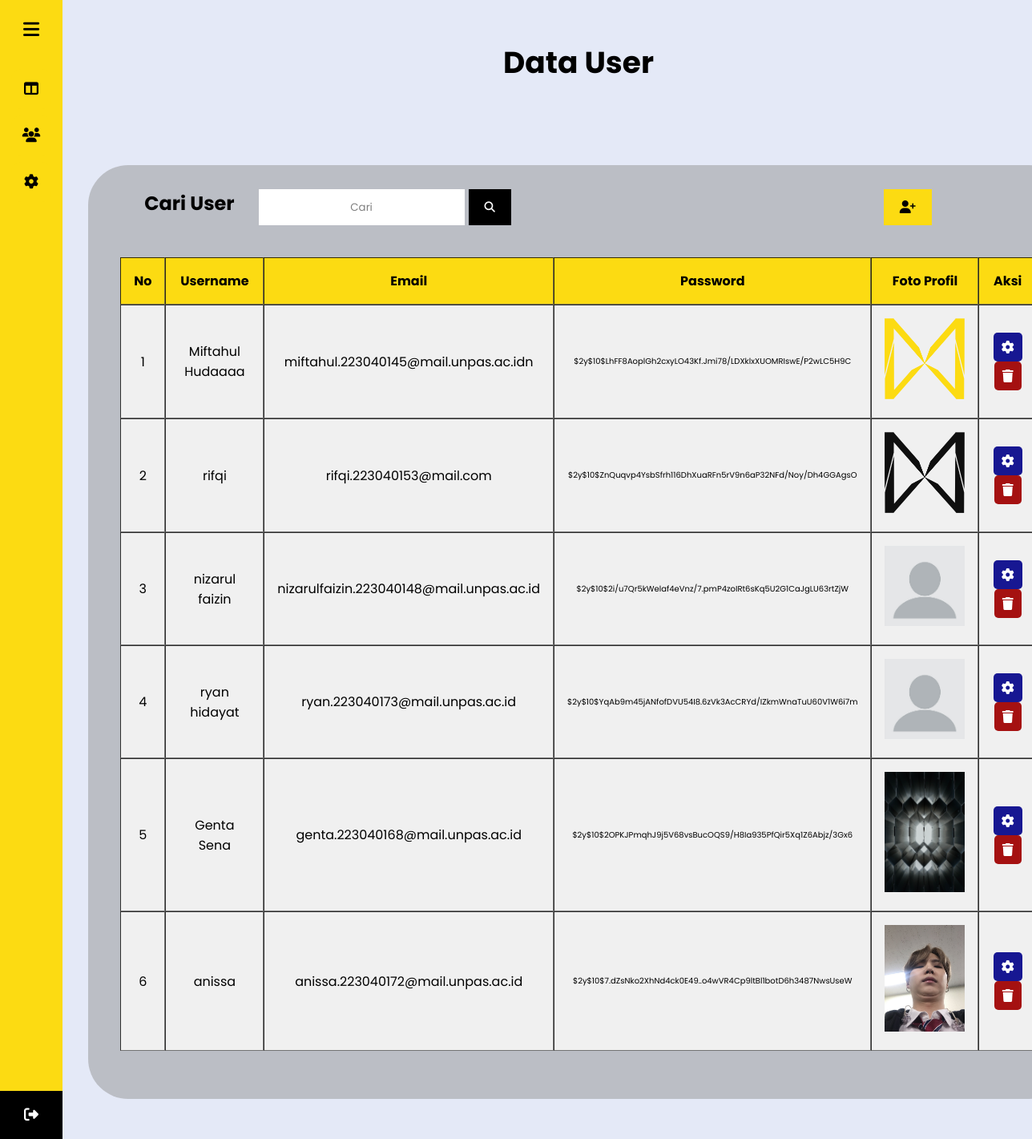
The page /php/Admin/table-users.php on the database its author committed.
### tables this page shows
CREATE TABLE `users` (
  `id` int NOT NULL,
  `email` varchar(250) DEFAULT NULL,
  `username` varchar(30) DEFAULT NULL,
  `password` varchar(250) DEFAULT NULL,
  `gambar` varchar(255) NOT NULL
);

### php/functions.php (called while the page is built, shortened)
<?php
function koneksi()
{
  $conn = mysqli_connect('localhost', 'root', '', 'pw2023_223040145') or die('KONEKSI GAGAL!');
  return $conn;
}
function query($query)
{
  $conn = koneksi();
  $result = mysqli_query($conn, $query) or die(mysqli_error($conn));
  $rows = [];
  while ($row = mysqli_fetch_assoc($result)) {
    $rows[] = $row;
  }
  return $rows;
}

### php/Admin/table-users.php (the view, shortened to what this page needs)
<?php
require('../functions.php');
$dbusers = query("SELECT * FROM users");
?>
<!DOCTYPE html>
<html lang="en">
<head>
    <link rel="stylesheet" href="../../css/admin.css">
</head>
<body>
    <div class="sidebar">
        <div class="logo-details">
            <i class="fa-solid fa-bars" id="btn"></i>
        </div>
        <ul class="nav-list">
            <li id="btn-dash">
                <a href="admin.php" class="link-list">
                    <i class="fa-solid fa-table-columns"></i>
                </a>
            </li>
            <li id="btn-users">
                <a href="table-users.php" class="link-list">
                    <i class="fa-solid fa-users"></i>
                </a>
            </li>
            <li id="btn-setting">
                <a href="table-users.php" class="link-list">
                    <i class="fa-solid fa-gear"></i>
                </a>
            </li>
            <li class="profile">
                <a href="" class="link-profile">
                    <div class="profile-details">
                        <div class="name_desc">
                            <div class="name">Admin</div>
                            <div class="desc">Lorem Ipsum</div>
                        </div>
                    </div>
                </a>
                <a href="" class="link-logout">
                    <i class="fa-solid fa-right-from-bracket" id="log_out"></i>
                </a>
            </li>
        </ul>
    </div>
    <section class="title-user">
        <h1>Data User</h1>
    </section>
    <section class="users_content" id="users">
        <div class="users_container">
            <div class="users_search">
                <div class="users_searchcontent">
                    <form class="form-search" action="" method="post">
                        <h2>Cari User</h2>
                        <input type="text" id="keyword" name="keyword" autofocus placeholder="Cari" autocomplete="off">
                        <button type="submit" id="search" name="search"><i class="fa-solid fa-magnifying-glass"
                                style="color: white;"></i></button>
                    </form>
                    <div class="tambah-data">
                        <a href="add-data.php"><i class="fa-solid fa-user-plus"></i></a>
                    </div>
                </div>
            </div>
            <div class="table">
                <div class="users_table" id="table">
                    <?php if ($dbusers): ?>
                        <table border="1" cellspacing="0">
                            <tr>
                                <th>No</th>
                                <th>Username</th>
                                <th>Email</th>
                                <th>Password</th>
                                <th>Foto Profil</th>
                                <th>Aksi</th>
                            </tr>
                            <?php $no = 1; ?>
                            <?php foreach ($dbusers as $users): ?>
                                <tr>
                                    <td>
                                        <?= $no; ?>
                                    </td>
                                    <td>
                                        <?= $users['username']; ?>
                                    </td>
                                    <td>
                                        <?= $users['email']; ?>
                                    </td>
                                    <td class="pass">
                                        <?= $users['password']; ?>
                                    </td>
                                    <td>
                                        <img src="../../assets/img/<?= $users['gambar']; ?>" alt="">
                                    </td>
                                    <td><a href="account-information-dashboard.php?id=<?= $users['id']; ?>"
                                            onclick=" return confirm ('apakah yakin ingin mengubah datanya?');"><i
                                                class="fa-solid fa-gear" id="users_gear"></i></a>
                                        <a href="delete-data.php?id=<?= $users['id']; ?>"
                                            onclick=" return confirm ('apakah yakin ingin menghapus datanya?');">
                                            <i class="fa-solid fa-trash" id="users_trash"></i>
                                        </a>
                                    </td>
                                </tr>
                                <?php $no++; ?>
                            <?php endforeach ?>
                        </table>
                    <?php endif; ?>
                </div>
    </section>
</body>
</html>

### css/admin.css (style rules this page uses)
* { margin: 0; padding: 0; box-sizing: border-box; font-family: "Poppins" , sans-serif; }
.sidebar { position: fixed; left: 0; top: 0; height: 100%; width: 78px; background: #fcdb12; padding: 6px 14px; z-index: 99; transition: all 0.5s ease; overflow: hidden; }
.sidebar .logo-details { height: 60px; display: flex; align-items: center; position: relative; }
#btn { position: absolute; top: 50%; right: 0; transform: translateY(-50%); font-size: 22px; transition: all 0.4s ease; font-size: 23px; text-align: center; cursor: pointer; transition: all 0.5s ease; }
.sidebar i { color:black; height: 60px; min-width: 50px; font-size: 28px; text-align: center; line-height: 60px; }
.nav-list { margin-top: 20px; height: 100%; }
.sidebar li { position: relative; margin: 8px 0; list-style: none; }
.sidebar li i { height: 50px; line-height: 50px; font-size: 18px; border-radius: 12px; }
.sidebar li .link-list { display: flex; height: 100%; width: 100%; border-radius: 12px; align-items: center; text-decoration: none; transition: all 0.4s ease; background: #fcdb12; }
#users_gear { background-color: rgb(23, 23, 146); color: white; border-radius: 5px; padding: 10px; }
#users_trash { background-color: rgb(165, 17, 17); color: white; border-radius: 5px; padding: 10px; }
.sidebar li.profile { position: fixed; height: 60px; width: 78px; left: 0; bottom: -8px; padding: 10px 14px; background: black; transition: all 0.5s ease; overflow: hidden; }
.profile-details { display: flex; align-items: center; flex-wrap: nowrap; }
.name, .desc { font-size: 15px; font-weight: 400; color: white; white-space: nowrap; }
.profile .desc { font-size: 12px; }
#log_out { position: absolute; top: 50%; right: 0; transform: translateY(-50%); background: black; width: 100%; height: 60px; line-height: 60px; border-radius: 0px; transition: all 0.5s ease; }
.link-profile { text-decoration: none; }
.sidebar .fa-right-from-bracket { color: white; }
.title-user { position: relative; background: #E4E9F7; top: 0; left: 78px; width: 100%; transition: all 0.5s ease; z-index: 2; justify-content: center; align-items: center; text-align: center; display: flex; padding: 50px 0; font-size: 25px; }
.users_content { position: relative; background: #E4E9F7; min-height: 100vh; top: 0; left: 78px; width: 100%; transition: all 0.5s ease; z-index: 2; justify-content: center; align-items: center; text-align: center; display: flex; padding: 50px 0; }
.users_container { border-radius: 50px; background-color: rgba(148, 148, 148, 0.5); padding-top: 20px; left: 0; align-items: center; width: 95%; padding: 10px 40px; position: relative; }
.users_searchcontent input { border: 2px; outline: none; text-align: center; }
.users_searchcontent button { padding: 0 10px; margin-left: 5px; outline: none; border: 2px; background-color: black; }
.users_searchcontent { display: flex; padding: 20px 0 40px 0; }
.form-search { display: flex; }
.users_searchcontent h2 { padding: 0 30px; }
.users_content table { display: flex; align-items: center; justify-content: center; border: rgba(0, 0, 0, 0.80); padding-bottom: 50px; position: relative; }
.users_content img { width: 100px; }
.users_content th { padding: 1rem; text-align: center; background-color: #fcdb12; word-wrap: break-word; }
.users_content td { padding: 1rem; background-color: rgb(240, 240, 240); word-wrap: break-word; }
.pass { word-wrap: break-word; font-size: 10px; }
.users_content i { padding: 0 10px; }
.tambah-data { display: flex; justify-content: flex-end; flex-grow: 0.78; }
.tambah-data a { background-color: #fcdb12; padding: 10px 10px; text-decoration: none; }
.tambah-data i { color: black; font-weight: bold; }

### rows shown on the page
users: username "Miftahul Hudaaaa", email "miftahul.223040145@mail.unpas.ac.idn", password "$2y$10$LhFF8AoplGh2cxyLO43Kf.Jmi78/LDXklxXUOMRIswE/P2wLC5H9C", gambar (picture)
users: username "rifqi", email "rifqi.223040153@mail.com", password "$2y$10$ZnQuqvp4YsbSfrh116DhXuaRFn5rV9n6aP32NFd/Noy/Dh4GGAgsO", gambar (picture)
users: username "nizarul faizin", email "nizarulfaizin.223040148@mail.unpas.ac.id", password "$2y$10$2i/u7Qr5kWelaf4eVnz/7.pmP4zoIRt6sKq5U2G1CaJgLU63rtZjW", gambar (picture)
users: username "ryan hidayat", email "ryan.223040173@mail.unpas.ac.id", password "$2y$10$YqAb9m45jANfofDVU54I8.6zVk3AcCRYd/IZkmWnaTuU60V1W6i7m", gambar (picture)
users: username "Genta Sena", email "genta.223040168@mail.unpas.ac.id", password "$2y$10$2OPKJPmqhJ9j5V68vsBucOQS9/H8Ia935PfQir5Xq1Z6Abjz/3Gx6", gambar (picture)
users: username "anissa", email "anissa.223040172@mail.unpas.ac.id", password "$2y$10$7.dZsNko2XhNd4ck0E49..o4wVR4Cp9ltBl1botD6h3487NwsUseW", gambar (picture)
